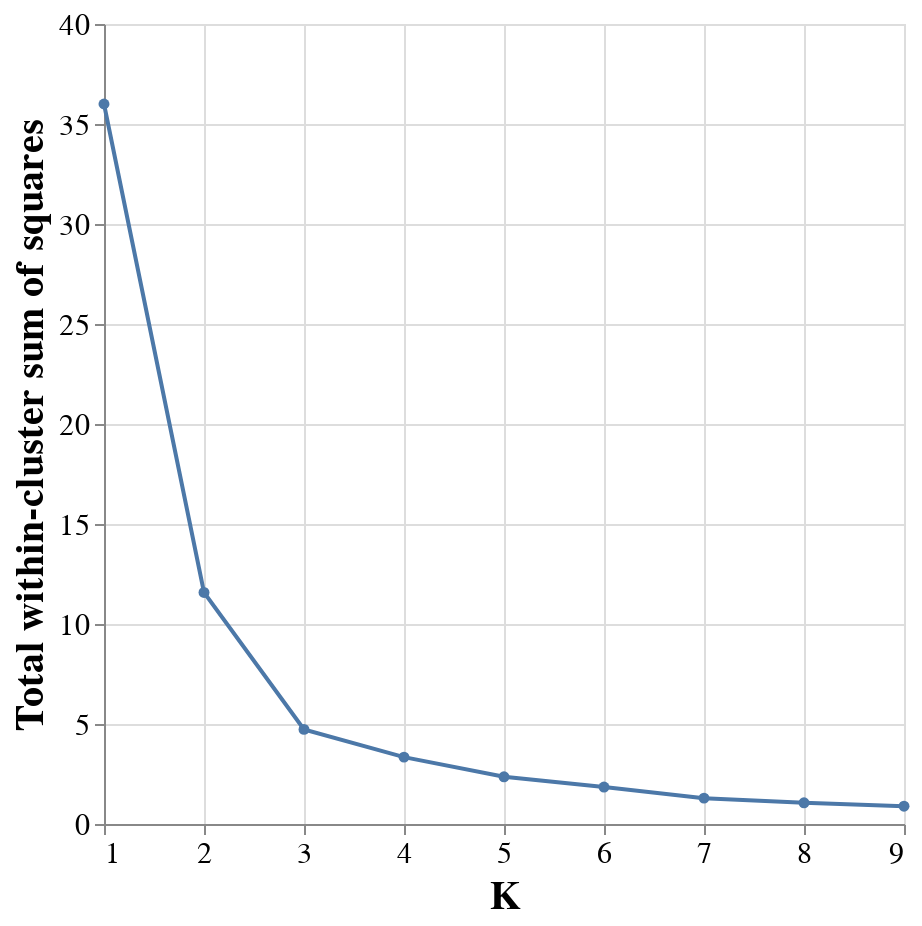

Notebook code cell kept with this figure:
### Code cell
glue('elbow_plot', elbow_plot, display=True)

### Figure 1 — Vega-Lite specification as saved in the notebook (floating-point values rounded to 4 significant figures)
{"$schema": "https://vega.github.io/schema/vega-lite/v4.17.0.json", "config": {"axis": {"labelFontSize": 15, "titleFontSize": 20}, "view": {"continuousHeight": 300, "continuousWidth": 400}}, "data": {"name": "data-c43c9bf55491de3ec6b94e110a456591"}, "datasets": {"data-c43c9bf55491de3ec6b94e110a456591": [{"inertia": 36.0, "k": 1}, {"inertia": 11.58, "k": 2}, {"inertia": 4.731, "k": 3}, {"inertia": 3.344, "k": 4}, {"inertia": 2.362, "k": 5}, {"inertia": 1.849, "k": 6}, {"inertia": 1.293, "k": 7}, {"inertia": 1.058, "k": 8}, {"inertia": 0.8912, "k": 9}]}, "encoding": {"x": {"field": "k", "title": "K", "type": "quantitative"}, "y": {"field": "inertia", "title": "Total within-cluster sum of squares", "type": "quantitative"}}, "height": 400, "mark": {"point": true, "type": "line"}, "width": 400}
